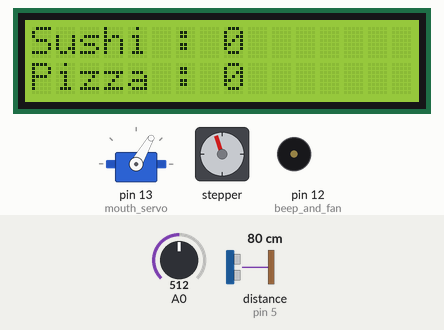
A sketch run on a simulated Arduino Uno, built with avr-gcc and run on an emulated ATmega328P. On the bench: 16×2 character LCD, servo, stepper motor, buzzer (waves = sounding, pin HIGH). Wiring (inferred from the names in the program): ultrasonic range finder: trigger pin 6; echo pin 5. The inputs (shaded band) are chosen by the test bench; at power-on: distance to the obstacle (sensor on pin 5) 80 cm, A0 = 512. The echo pulse lasts 58.3 µs per cm; stepper angles assume 2048 steps per turn; pins used as bus, display or sensor lines are not drawn.

Above: at 2.2 s.
2.3 s: distance to the obstacle (sensor on pin 5) set to 4 cm
At 2.46 s:
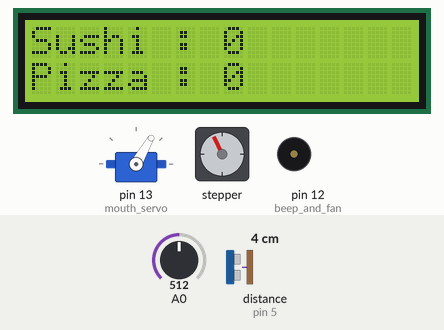
5.7 s: A0 set to 190
At 6.2 s:
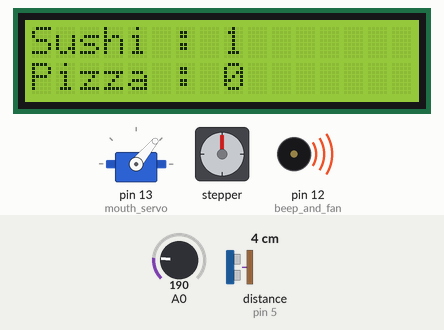
At 11.4 s:
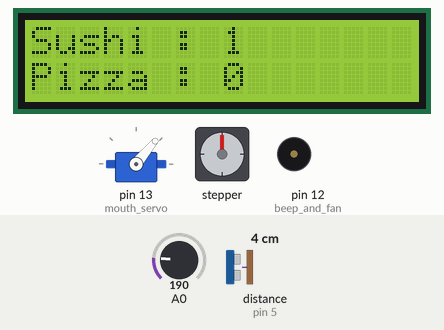
Timing chart, 0 to 12.9 s (numbered marks = the images above; inputs shaded):
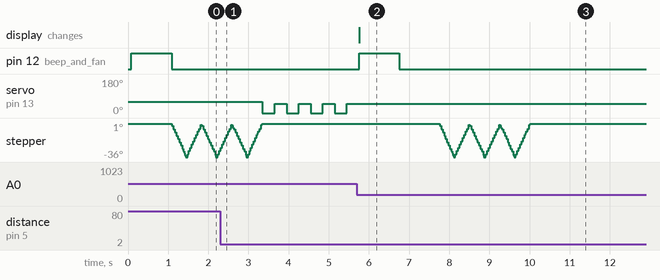

Measured:
- after the input at 5.7 s, pin 12 (beep_and_fan): goes on until 6.8 s, then stays LOW; servo on pin 13 (mouth_servo): stops changing and stays 50°; stepper: goes on until 10.0 s, then stays 0°
- by itself, servo on pin 13 (mouth_servo): alternates 50° for 0.30 s and 0° for 0.30 s

The sketch:

Clementino2.0.0.ino
```cpp
#include <Stepper.h>
#include <LiquidCrystal_I2C.h>
#include <Servo.h>

// SETTINGS /////////////////////////////////////////////////////////
const int MIC_THRESHOLD = 200;
const int INTERACTION_WINDOW = 30;
const String VALUE_1 = "Sushi";
const String VALUE_2 = "Pizza";


// COMPONENTS ///////////////////////////////////////////////////////

// sonar sensor
const int trig = 6;
const int echo = 5;

// Stepper Motor
const int stepsPerRevolution = 2048;
Stepper arm_stepper = Stepper(stepsPerRevolution, 8, 10, 9, 11);

// beep and fan
const int beep_and_fan = 12;

// microphone
const int mic = A0;

// LCD
LiquidCrystal_I2C lcd(0x27,16,2);

// Servo Motor
Servo mouth_servo;


// VARIABLES ////////////////////////////////////////////////////////
bool inInteraction = false;
int timePassed = 0;
int counter1, counter2 = 0;


// FUNCTIONS ////////////////////////////////////////////////////////
// microphone
int readMic() {
  return analogRead(A0);
}

// sonar sensor
void initSonar() {
  pinMode(echo, INPUT);
  pinMode(trig, OUTPUT);
}

int readDistance() {
  digitalWrite(trig, HIGH);
  delayMicroseconds(1000);
  digitalWrite(trig, LOW);
  return pulseIn(echo, HIGH)/58;
}

// arm
void initArm() {
  arm_stepper.setSpeed(16);
}
void moveArm(float turns) {
  arm_stepper.step(turns * stepsPerRevolution);
}
void wave() {
  moveArm(-0.1);
  moveArm(0.1);
  moveArm(-0.1);
  moveArm(0.1);
  moveArm(-0.1);
  moveArm(0.1);
}

// beep and fan
void initBeepAndFan() {
  pinMode(beep_and_fan, OUTPUT);
}
void beep() {
  digitalWrite(beep_and_fan, HIGH);
  delay(1000);
  digitalWrite(beep_and_fan, LOW);
}

// mouth
void initMouth() {
  mouth_servo.attach(13);
  mouth_servo.write(60);
}
void openMouth() {
  mouth_servo.write(-50);
}
void closeMouth() {
  mouth_servo.write(50);
}
void chew(int times) {
  for (int i = 0; i < times; i++) {
    openMouth();
    delay(300);
    closeMouth();
    delay(300);
  }
}

// LCD
void printLCD(int line, String text) {
  lcd.setCursor(0, line);
  lcd.print(text);
}
void initLCD() {
  lcd.init();
  lcd.backlight();
  lcd.clear();
  printLCD(0, VALUE_1 + " : " + counter1);
  printLCD(1, VALUE_2 + " : " + counter2);
}


// votes
void vote1() {
  counter1 ++;
  printLCD(0, VALUE_1 + " : " + counter1);
}
void vote2() {
  counter2 ++;
  printLCD(1, VALUE_2 + " : " + counter2);
}


// SETUP ////////////////////////////////////////////////////////////
void setup() {
  Serial.begin(9600);
  initLCD();
  initMouth();
  initSonar();
  initBeepAndFan();
  initArm();

  beep();
}


// LOOP /////////////////////////////////////////////////////////////
void loop() {
  // interaction
  if (inInteraction && timePassed < INTERACTION_WINDOW) {
    int distance = readDistance();

    if (distance <= 22 && distance >= 3) {
      if (distance <= 9 && distance >= 3) {
        chew(4);
        vote1();
      }
      else if (distance >= 15 && distance <= 22) vote2();
      beep();

      // finish interaction
      timePassed = INTERACTION_WINDOW;
    }

    delay(1000);
    timePassed ++;
  }
  // end interaction
  else if (timePassed >= INTERACTION_WINDOW) {
    timePassed = 0;
    inInteraction = false;
    closeMouth();
    wave();
  }
  // start interaction
  else {
    int micValue = readMic();
    if (micValue > MIC_THRESHOLD) {
      inInteraction = true;
      wave();
      openMouth();
    }
  }


  // //Sound Sensor Input
  // int soundValue = analogRead(A0);

  // //Sound Sensor Routine
  // if(soundValue > 150){
  //   int i=0;
  //   while(i<1){
  //     i++;
  //     mouth_servo.write(40);
  //   }
  // }

  // //Sonar Sensor Input
  // digitalWrite(trig, HIGH);
  // delayMicroseconds(1000);
  // digitalWrite(trig, LOW);
  // duration = pulseIn(echo, HIGH);
  // distance = duration/58;

  // //Sonar Sensor Routine
  // if (distance <= 6) {
  //   if(millis() >= counterOff)
  //   {
  //     counter1++;

  //     //LCD prints
  //     lcd.setCursor(0,0);
  //     lcd.print("Sushi : ");
  //     lcd.print(counter1);

  //     digitalWrite(beep_and_fan, HIGH);

  //     motorOffTime = millis() + 1000;
  //     counterOff = millis() + 2000;

  //     if(isUp){
  //       arm_stepper.step(-stepsPerRevolution / 2);
  //       isUp = false;
  //     }

  //     i=0;
  //     while(i<3){
  //       i++;
  //       mouth_servo.write(-45);
  //       delay(1000);
  //       mouth_servo.write(45);
  //       delay(1000);
  //     }

  //   }
  // }

  // if (distance >= 13.5 && distance <= 19) {
  //   if(millis() >= counterOff)
  //   {
  //     counter2++;

  //     //LCD prints
  //     lcd.setCursor(0,1);
  //     lcd.print("Pizza : ");
  //     lcd.print(counter2);

  //     digitalWrite(beep_and_fan, HIGH);

  //     motorOffTime = millis() + 1000;
  //     counterOff = millis() + 2000;

  //     if(!isUp)
  //     {
  //       arm_stepper.step(stepsPerRevolution / 2);
  //       isUp = true;
  //     }

  //     i=0;
  //     while(i<3){
  //       i++;
  //       mouth_servo.write(-45);
  //       delay(1000);
  //       mouth_servo.write(45);
  //       delay(1000);
  //     }

  //   }
  // }

  // if (millis() >= motorOffTime) {
  //   digitalWrite(12, LOW);
  // }
}
```
